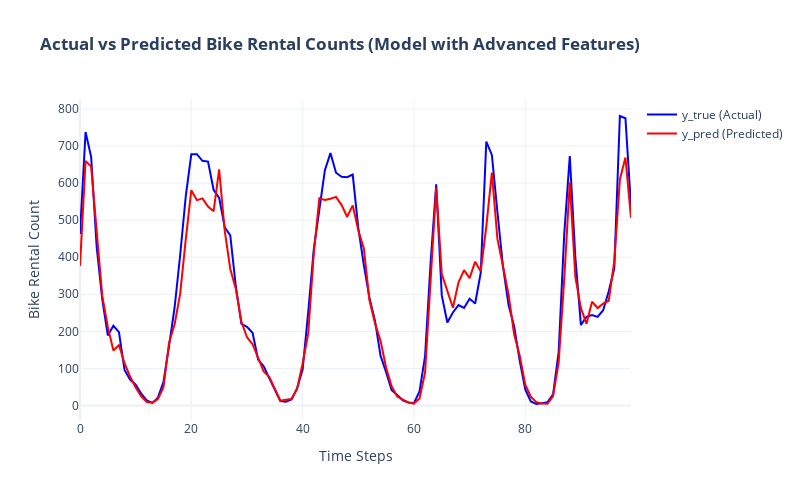

The code cell stored with this chart in its notebook:
### Code cell
plot_actual_vs_predicted(
    y_true=y_test,
    y_pred=y_pred,
    n=n,
    title="Actual vs Predicted Bike Rental Counts (Model with Advanced Features)",
)
